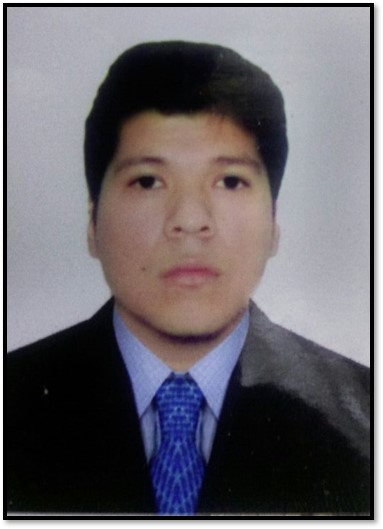
#> input picture 3/img.jpg, 383 x 529 px
$ python ejm3.py
#> lines starting #> are read from the running program, lines starting #| are printed output that depends on the picture; after the words box and inside, x2 and y2 are one past the last pixel; in counts of white or black regions, pixels touching at a corner belong together
import cv2
import numpy as np

img = cv2.imread("img.jpg", 0)
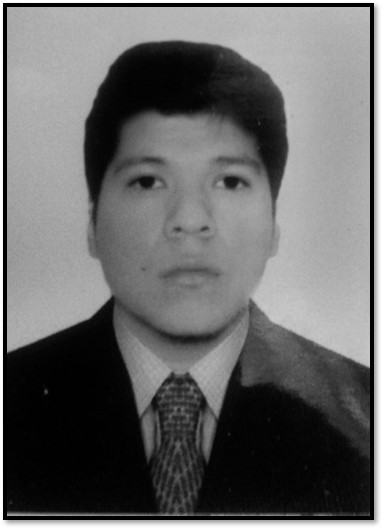
#> img: shape (529, 383); min 0, max 255, mean 103.6
res = cv2.GaussianBlur(img, (25, 25), 0)
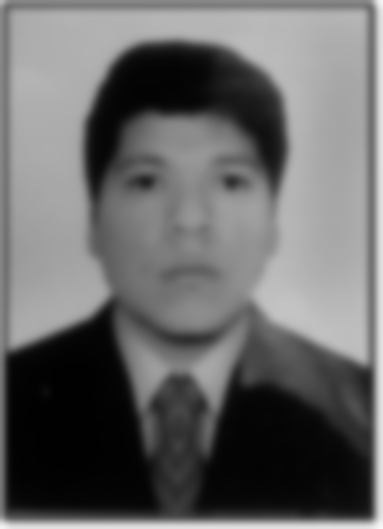
#> res: shape (529, 383); min 1, max 249, mean 103.2

th, ret = cv2.threshold(res, 0, 255, cv2.THRESH_BINARY + cv2.THRESH_OTSU)
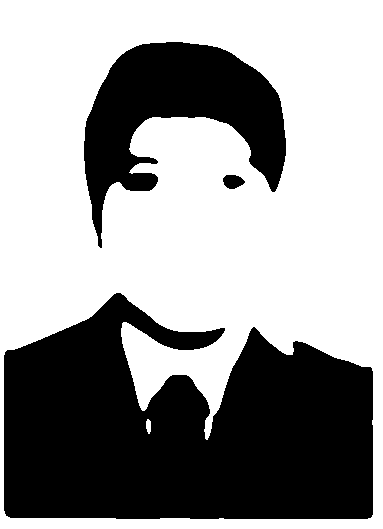
#> ret: shape (529, 383); 60.1% white; 3 black regions, box (x1, y1, x2, y2) and area: (4, 293, 373, 519) 62085, (84, 42, 286, 248) 18427, (223, 175, 245, 189) 228
#> th = 90

cv2.imshow("umbral", img)
cv2.imshow("resultado", ret)
print(th)
#| 90.0

cv2.waitKey(0)
cv2.destroyAllWindows()

$ run again, with 3/tenis.jpg copied over 3/img.jpg
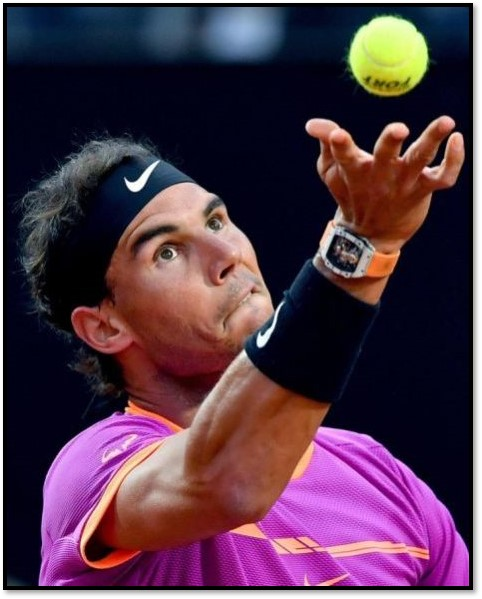
#> input picture 3/tenis.jpg, 482 x 599 px
#> `res = cv2.GaussianBlur(img, (25, 25), 0)`:
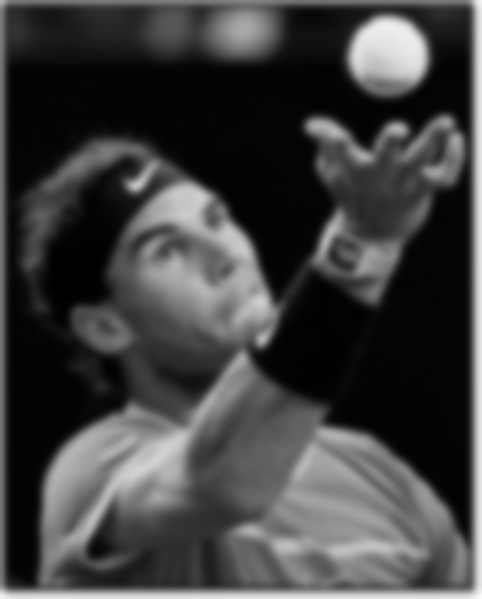
#> res: shape (599, 482); min 0, max 249, mean 64.3
#> `th, ret = cv2.threshold(res, 0, 255, cv2.THRESH_BINARY + cv2.THRESH_OT..`:
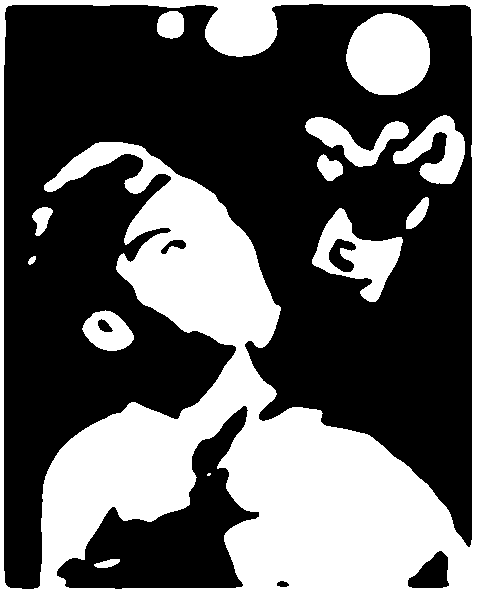
#> ret: shape (599, 482); 37.7% white; 13 white regions (1 under 20 px), largest, box (x1, y1, x2, y2) and area: (0, 0, 482, 599) 92149, (346, 13, 430, 95) 5394, (312, 208, 403, 302) 3562
#> th = 77
#| 77.0
